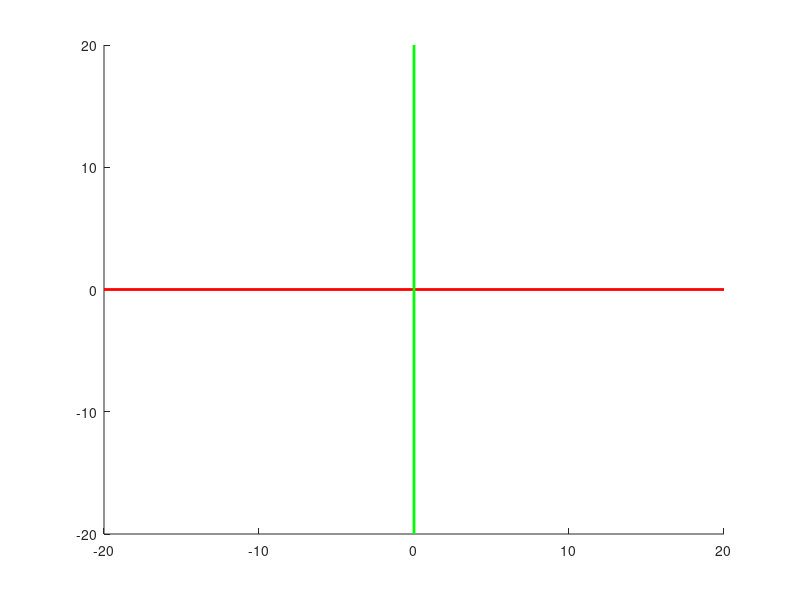

The MATLAB source for this figure:
function PrintAxis()
line([-20 20],[0 0],[0 0], 'color',[1 0 0],'linewidth',2);
line([0 0],[-20 20],[0 0], 'color',[0 1 0],'linewidth',2);
line([0 0],[0 0],[-20 20], 'color',[0 0 1],'linewidth',2);
end

